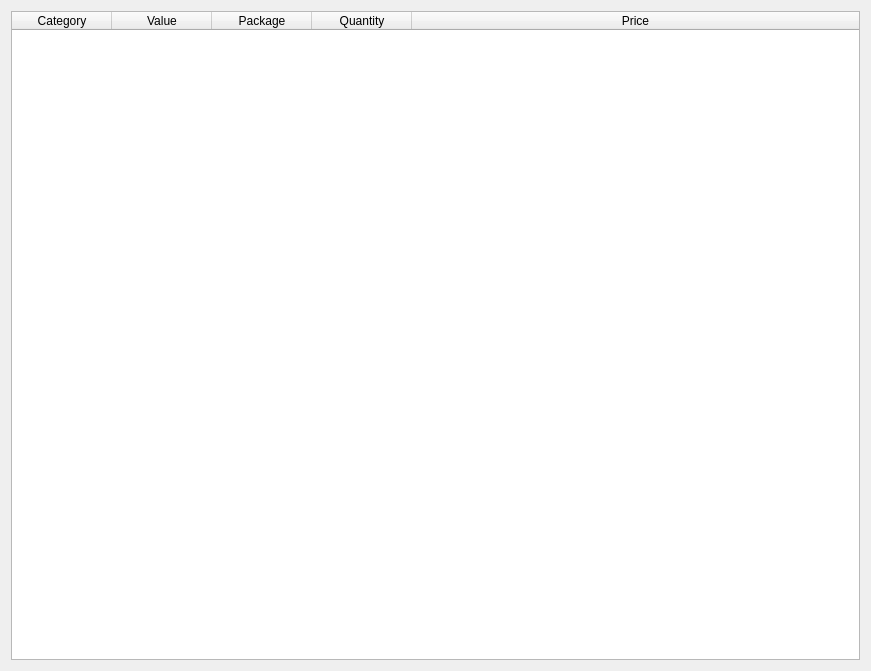
<?xml version="1.0" encoding="UTF-8"?>
<ui version="4.0">
 <class>PageParts</class>
 <widget class="QWidget" name="PageParts">
  <property name="geometry">
   <rect>
    <x>0</x>
    <y>0</y>
    <width>871</width>
    <height>671</height>
   </rect>
  </property>
  <property name="windowTitle">
   <string>Form</string>
  </property>
  <layout class="QVBoxLayout" name="verticalLayout">
   <item>
    <widget class="QTableWidget" name="parts">
     <property name="editTriggers">
      <set>QAbstractItemView::NoEditTriggers</set>
     </property>
     <property name="alternatingRowColors">
      <bool>true</bool>
     </property>
     <property name="selectionMode">
      <enum>QAbstractItemView::SingleSelection</enum>
     </property>
     <property name="selectionBehavior">
      <enum>QAbstractItemView::SelectRows</enum>
     </property>
     <property name="sortingEnabled">
      <bool>true</bool>
     </property>
     <attribute name="horizontalHeaderStretchLastSection">
      <bool>true</bool>
     </attribute>
     <attribute name="verticalHeaderVisible">
      <bool>false</bool>
     </attribute>
     <column>
      <property name="text">
       <string>Category</string>
      </property>
     </column>
     <column>
      <property name="text">
       <string>Value</string>
      </property>
     </column>
     <column>
      <property name="text">
       <string>Package</string>
      </property>
     </column>
     <column>
      <property name="text">
       <string>Quantity</string>
      </property>
     </column>
     <column>
      <property name="text">
       <string>Price</string>
      </property>
     </column>
    </widget>
   </item>
  </layout>
 </widget>
 <resources/>
 <connections/>
</ui>
